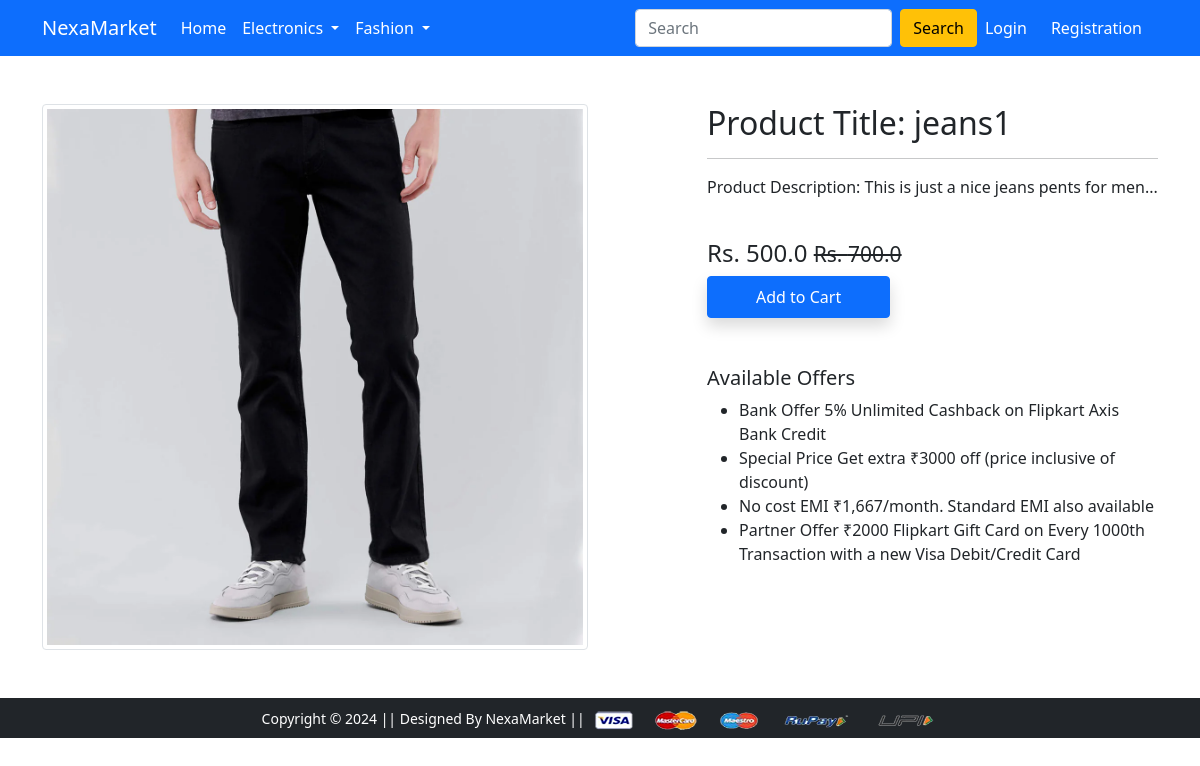
Screenshot of /product-detail/1 with the database file from the repository.
### app/models.py (models this page shows, shortened)
class Product(models.Model):
    title = models.CharField(max_length=100)
    selling_price = models.FloatField()
    discounted_price = models.FloatField()
    description = models.TextField()
    brand = models.CharField(max_length=100)
    category = models.CharField(choices=CATEGORY_CHOICES,max_length=2)
    product_image = models.ImageField(upload_to="productimg")

### app/views.py (the view)
# urls.py: path('product-detail/<int:pk>', views.ProductDetailView.as_view(), name='product-detail'),
class ProductDetailView(View):
 def get(self, request, pk):
  product = Product.objects.get(pk=pk)
  item_already_exist = False
  if request.user.is_authenticated:
   item_already_exist = Cart.objects.filter(Q(product=product.id) & Q(user= request.user)).exists()
  current_items = 0
  if request.user.is_authenticated:
   current_items = len(Cart.objects.filter(user=request.user))
  return render(request, 'app/productdetail.html',{"product":product,'item_already_exist':item_already_exist,'current_items':current_items})

### app/templates/app/productdetail.html (shortened to what this page needs)
{% extends 'app/base.html' %}
{% load static %}
{% block main-content %}
<div class="container my-5">
 <div class="row">
  <div class="col-sm-6 text-center align-self-center">
   <img src="{{product.product_image.url}}" alt="" class="img-fluid img-thumbnail">
  </div>
  <div class="col-sm-5 offset-sm-1">
   <h2>Product Title: {{product.title}} </h2>
   <hr>
   <p>Product Description: {{product.description}} </p> <br>
   <h4>Rs. {{product.discounted_price}} <small class="fw-light text-decoration-line-through"> Rs. {{product.selling_price}} </small></h4>
   {% if not request.user.is_authenticated %}
   <form action="/add-to-cart" class='d-inline'>
    <button type="submit" class='btn btn-primary shadow px-5 py-2'>Add to Cart</button>
   </form>
   {% endif %}
   <h5 class="mt-5">Available Offers</h5>
   <ul>
    <li>Bank Offer 5% Unlimited Cashback on Flipkart Axis Bank Credit</li>
    <li>Special Price Get extra ₹3000 off (price inclusive of discount)</li>
    <li>No cost EMI ₹1,667/month. Standard EMI also available</li>
    <li>Partner Offer ₹2000 Flipkart Gift Card on Every 1000th Transaction with a new Visa Debit/Credit Card</li>
   </ul>
  </div>
 </div>
</div>
{% endblock main-content %}

### rows the page displays
Product: product_image (picture), title "jeans1", description "This is just a nice jeans pents for men...", discounted_price "500.0", selling_price "700.0"
